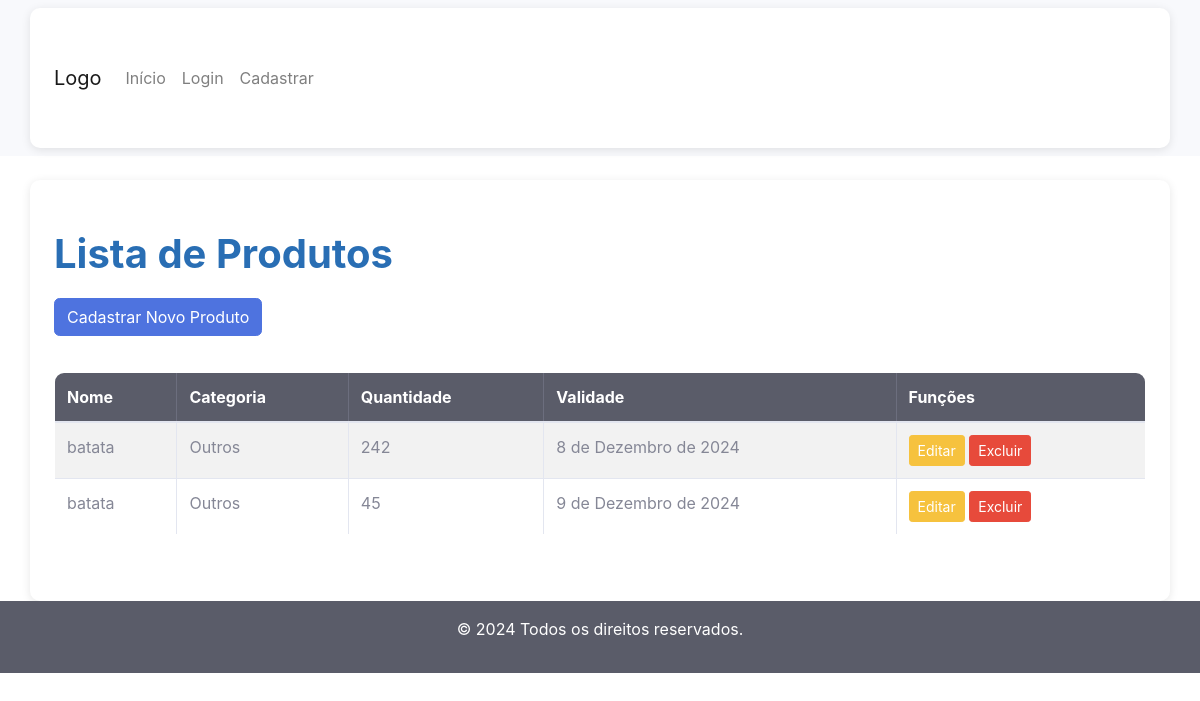
Page /produtos/ on the earlier database version.
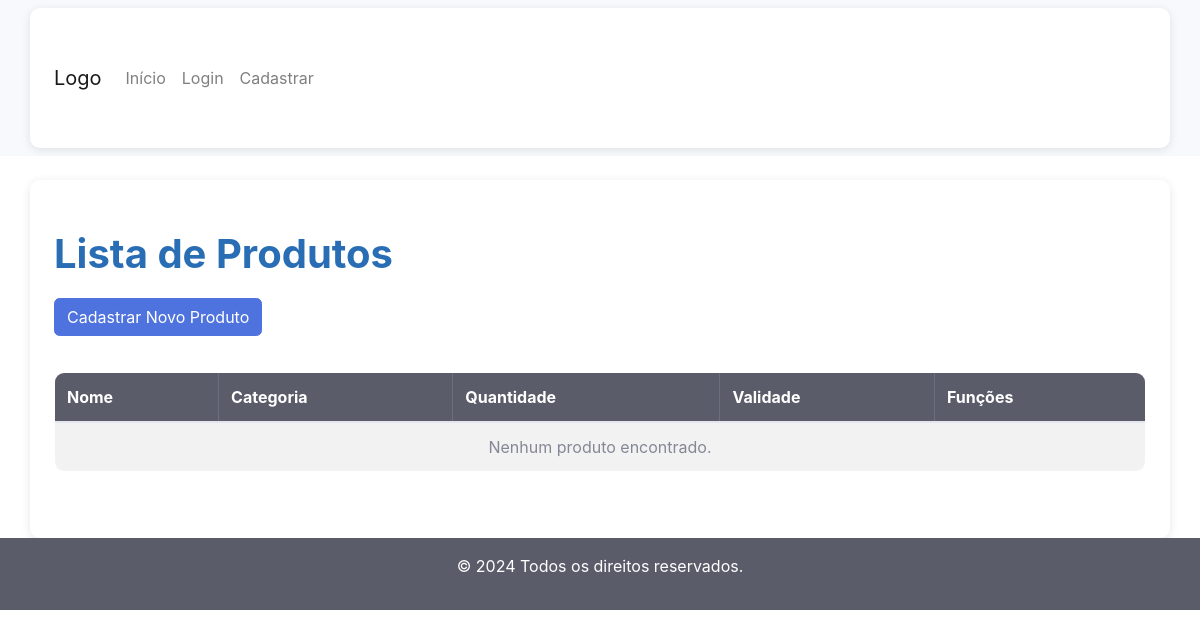
Same page on the later database version.
### core/models.py (models this page shows, shortened)
class Produto(models.Model):
    nome = models.CharField(max_length=100)
    categoria = models.ForeignKey('Categoria', on_delete=models.CASCADE)
    quantidade = models.IntegerField()
    data_validade = models.DateField()
    is_deleted = models.BooleanField(default=False)  # Campo para marcar produtos excluídos

class Categoria(models.Model):
    nome = models.CharField(max_length=100)
    escola = models.ForeignKey('Escola', on_delete=models.CASCADE, null=True, blank=True)  # Permitindo nulos por enquanto

### core/views.py (the view)
# urls.py: path('produtos/', lista_produtos, name='lista_produtos'),
def lista_produtos(request):
    produtos = Produto.objects.filter(is_deleted=False)  # Filtra produtos que não estão na lixeira
    return render(request, 'lista_produtos.html', {'produtos': produtos})

### core/templates/lista_produtos.html (shortened to what this page needs)
{% extends 'modelo.html' %}
{% block conteudo %}
<div class="container mt-4">
    <h2 class="titulo-principal">Lista de Produtos</h2>
    <a href="{% url 'cadastrar_produto' %}" class="btn btn-primary mb-3">Cadastrar Novo Produto</a>
    <table class="table table-striped table-bordered">
        <thead class="table-dark">
            <tr>
                <th>Nome</th>
                <th>Categoria</th>
                <th>Quantidade</th>
                <th>Validade</th>
                <th>Funções</th>
            </tr>
        </thead>
        <tbody>
            {% if produtos and produtos|length > 0 %}
                {% for produto in produtos %}
                    <tr>
                        <td>{{ produto.nome }}</td>
                        <td>{{ produto.categoria.nome }}</td>
                        <td>{{ produto.quantidade }}</td>
                        <td>{{ produto.data_validade }}</td>
                        <td>
                            <a href="{% url 'editar_produto' produto.id %}" class="btn btn-warning btn-sm">Editar</a>
                            <a href="{% url 'excluir_produto' produto.id %}" class="btn btn-danger btn-sm" onclick="return confirm('Tem certeza que deseja excluir este produto?');">Excluir</a>
                        </td>
                    </tr>
                {% endfor %}
            {% else %}
                <tr>
                    <td colspan="5" class="text-center">Nenhum produto encontrado.</td>
                </tr>
            {% endif %}
        </tbody>
    </table>
</div>
{% endblock %}

Differences in the rows shown:
no longer on this page (row edited): Produto: nome "batata", categoria.nome "Outros", quantidade "242", data_validade "8 de Dezembro de 2024"
removed Produto: nome "batata", categoria.nome "Outros", quantidade "45", data_validade "9 de Dezembro de 2024"
Other differences:
text now shown: "Nenhum produto encontrado."
